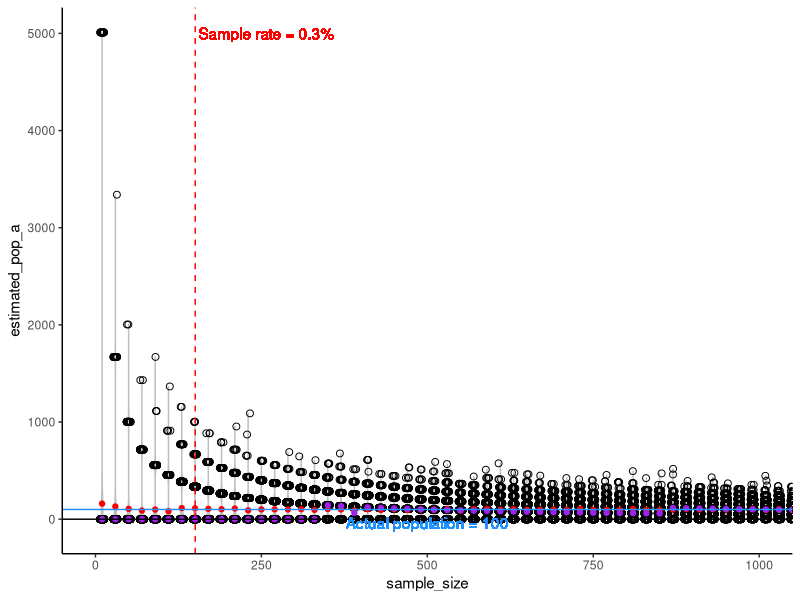
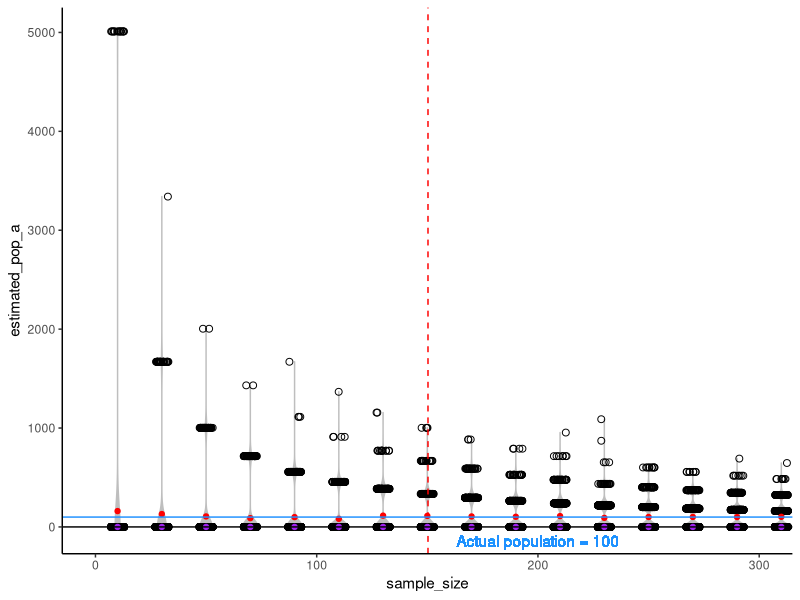
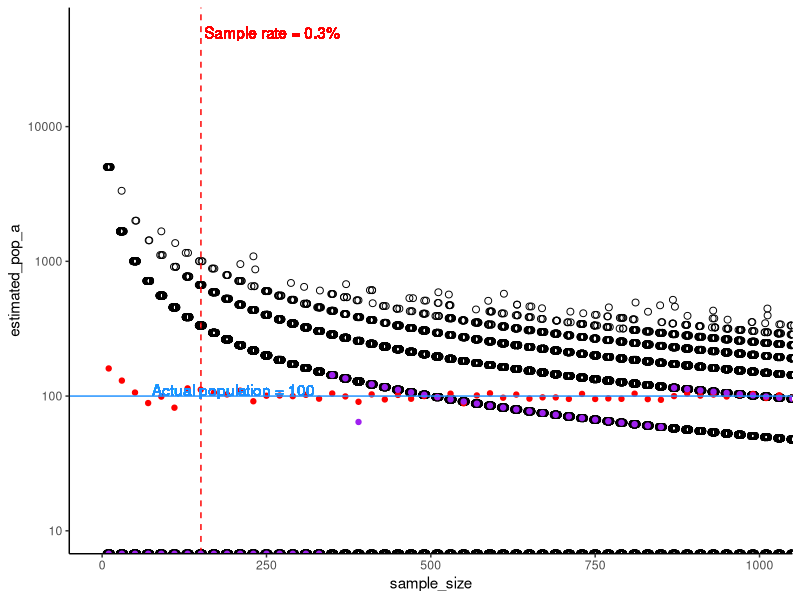
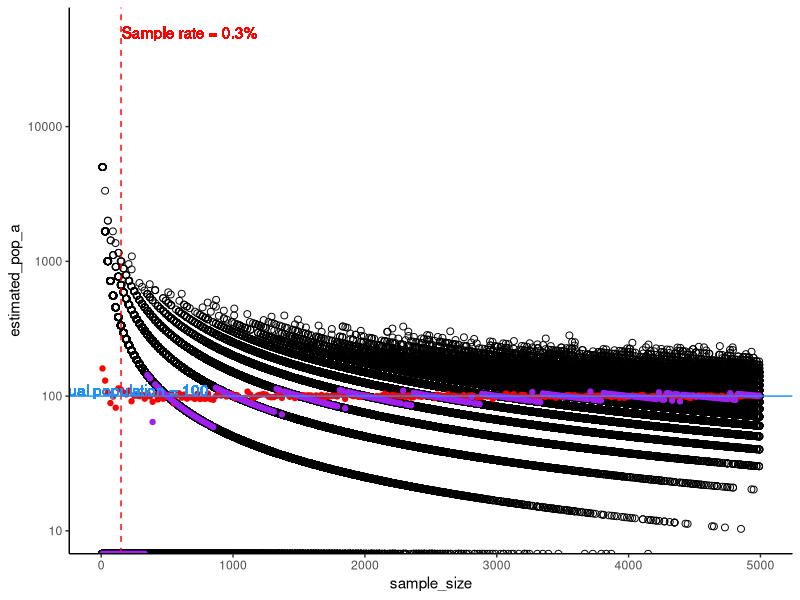

Write the R code that produced these figures, in order.
## ---- chunk 1
knitr::opts_chunk$set(echo = TRUE)
library(ggplot2)
library(dplyr)
options(scipen = 1000000)
## ---- chunk 2

pop_a <- 100
pop_b <- 50000
n_catch <- sum(pop_a, pop_b)
fish_caught <- c(rep(1, pop_a), rep(0, pop_b))
true_prop <- pop_a / n_catch
min_sample_size <- 10
max_sample_size <- 5000
step_sample_size <- 20
n_reps_sample <- 500
sample_size <- rep(seq( min_sample_size , max_sample_size, by=step_sample_size), each= n_reps_sample)
actual_sample_rate <- 0.003 

# Get estimated proportion population a by sampling fish caught with repeated samples of various sample sizes
estimated_prop <- sapply( sample_size, function(x) {
                          sum(sample(fish_caught, size = x)) / x
                          }
        )

s <- data.frame(sample_size, estimated_prop)
s$estimated_pop_a <- s$estimated_prop * n_catch


s_sum <- s %>% group_by(sample_size) %>% summarise(mean_pop_a = mean(estimated_pop_a, na.rm=TRUE), 
                                                 median_pop_a = median(estimated_pop_a, na.rm=TRUE))
## ---- chunk 3

ggplot(data = s, aes( x = sample_size, y = estimated_pop_a)) +
  geom_violin(aes(group = sample_size), fill="gray", colour="gray")   +
  geom_point( aes( x = sample_size, y = estimated_pop_a), shape=1, size=2, position = position_jitter(width=3)) +
  geom_vline(aes(xintercept = actual_sample_rate * n_catch), colour="red", linetype=2) +
  geom_text(aes(x=actual_sample_rate * n_catch + 5, y=5000, label=paste0("Sample rate = ", actual_sample_rate*100, "%")), hjust = 0, colour="red") +
  geom_point(data = s_sum , aes(y=mean_pop_a, x=sample_size), colour="red") +
  geom_point(data = s_sum , aes(y=median_pop_a, x=sample_size), colour="purple") +
  geom_hline(aes(yintercept=0)) +
  geom_hline(aes(yintercept=pop_a), colour="dodgerblue") +
  geom_text(aes(x=500, y=pop_a-200, label=paste0("Actual population = ", pop_a)),vjust=0, colour="dodgerblue") + 
  coord_cartesian(xlim=c(0,1000)) +
  theme_classic()

## ---- chunk 4

ggplot(data = s, aes( x = sample_size, y = estimated_pop_a)) +
  geom_violin(aes(group = sample_size), fill="gray", colour="gray")   +
  geom_point( aes( x = sample_size, y = estimated_pop_a), shape=1, size=2, position = position_jitter(width=3)) +
  geom_vline(aes(xintercept = actual_sample_rate * n_catch), colour="red", linetype=2) +
  geom_text(aes(x=actual_sample_rate * n_catch + 5, y=50000, label=paste0("Sample rate = ", actual_sample_rate*100, "%")), hjust = 0, colour="red") +
  geom_point(data = s_sum , aes(y=mean_pop_a, x=sample_size), colour="red") +
  geom_point(data = s_sum , aes(y=median_pop_a, x=sample_size), colour="purple") +  
  geom_hline(aes(yintercept=0)) +
  geom_hline(aes(yintercept=pop_a), colour="dodgerblue") +
  geom_text(aes(x=200, y=pop_a-300, label=paste0("Actual population = ", pop_a)), vjust=0, colour="dodgerblue") + 
  coord_cartesian(xlim=c(0,300), ylim = c(-20,5000)) +
  theme_classic()

## ---- chunk 5

max_est <- max(s$estimated_pop_a)

ggplot(data = s, aes( x = sample_size, y = estimated_pop_a)) +
  #geom_violin(aes(group = sample_size), fill="gray", colour="gray")   +
  geom_point( aes( x = sample_size, y = estimated_pop_a), shape=1, size=2, position = position_jitter(width=3)) +
  geom_vline(aes(xintercept = actual_sample_rate * n_catch), colour="red", linetype=2) +
  geom_text(aes(x=actual_sample_rate * n_catch + 5, y=50000, label=paste0("Sample rate = ", actual_sample_rate*100, "%")), hjust = 0, colour="red") +  
  geom_point(data = s_sum , aes(y=mean_pop_a, x=sample_size), colour="red") +
  geom_point(data = s_sum , aes(y=median_pop_a, x=sample_size), colour="purple") +
  geom_hline(aes(yintercept=0)) +
  scale_y_log10() +
  geom_hline(aes(yintercept=pop_a), colour="dodgerblue") +
  geom_text(aes(x=200, y=pop_a, label=paste0("Actual population = ", pop_a)), vjust=0, colour="dodgerblue") + 
  coord_cartesian(xlim=c(0,1000)) +
  theme_classic()

## ---- chunk 6
max_est <- max(s$estimated_pop_a)

ggplot(data = s, aes( x = sample_size, y = estimated_pop_a)) +
  #geom_violin(aes(group = sample_size), fill="gray", colour="gray")   +
  geom_point( aes( x = sample_size, y = estimated_pop_a), shape=1, size=2, position = position_jitter(width=3)) +
  geom_vline(aes(xintercept = actual_sample_rate * n_catch), colour="red", linetype=2) +
  geom_text(aes(x=actual_sample_rate * n_catch + 5, y=50000, label=paste0("Sample rate = ", actual_sample_rate*100, "%")), hjust = 0, colour="red") +
  geom_hline(aes(yintercept=0)) +    
  geom_point(data = s_sum , aes(y=mean_pop_a, x=sample_size), colour="red") +
  geom_point(data = s_sum , aes(y=median_pop_a, x=sample_size), colour="purple") +  
  scale_y_log10()+
  geom_hline(aes(yintercept=pop_a), colour="dodgerblue") +
  geom_text(aes(x=200, y=pop_a, label=paste0("Actual population = ", pop_a)), vjust=0, colour="dodgerblue") + 
  coord_cartesian() +
  theme_classic()
